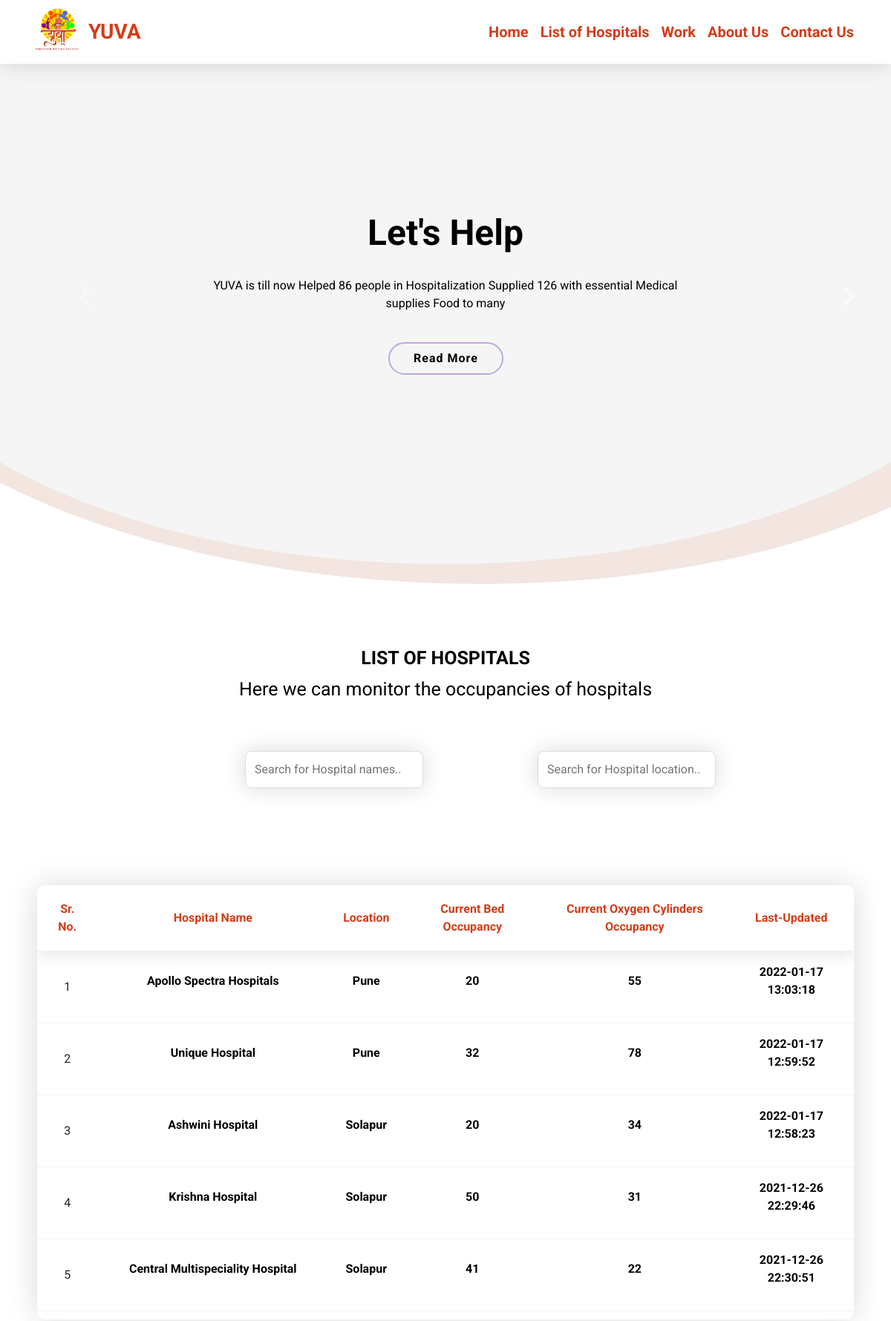
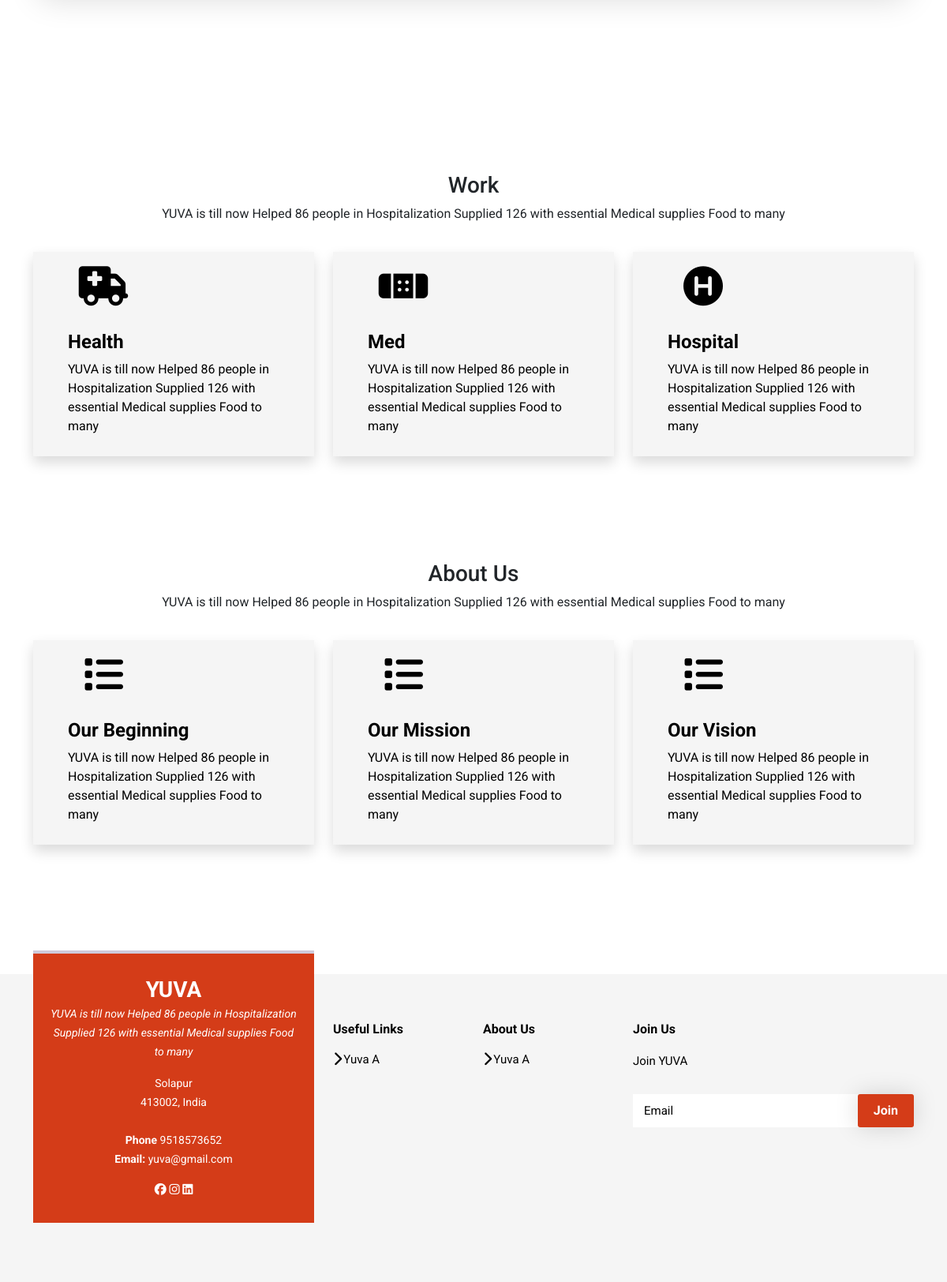
The page / on the database its author committed (2 pictures, top to bottom).
### tables this page shows
CREATE TABLE `alumnus_bio` (
  `id` int(30) NOT NULL,
  `hospitalname` varchar(200) NOT NULL,
  `contactdetail` varchar(200) NOT NULL,
  `city` varchar(200) NOT NULL,
  `state` varchar(10) NOT NULL,
  `pincode` int(10) NOT NULL,
  `address` varchar(100) NOT NULL,
  `beds` int(200) NOT NULL,
  `cyclinders` int(200) NOT NULL,
  `date_created` datetime NOT NULL DEFAULT current_timestamp() ON UPDATE current_timestamp()
);

### index.php (the view, shortened to what this page needs)
<?php
include 'db_connect.php';
?>
<!doctype html>
<html lang="en">
  <head>
    <link rel="stylesheet" href="https://stackpath.bootstrapcdn.com/bootstrap/4.3.1/css/bootstrap.min.css">
    <link
      href="https://cdn.jsdelivr.net/npm/bootstrap@5.0.0-beta2/dist/css/bootstrap.min.css"
      rel="stylesheet"
    />
    <link rel="stylesheet" href="main2.css">
    <link rel="stylesheet" href="https://cdnjs.cloudflare.com/ajax/libs/animate.css/4.1.1/animate.min.css" />
  </head>
  <body>
    <nav class="navbar navbar-expand-lg navbar-light nav-bg fixed-top py-2"id="mainNav">
        <div class="container" id="home">
            <img src="yuva - Copy.png" class="image-fluid" width="70px" alt="">
            <a class="navbar-brand "href="#" style="color: #d43c18; font-weight: bold; font-size: 28px;">&nbspYUVA</a>
            <div class="collapse navbar-collapse"id="myNavbar">
                <ul class="navbar-nav ml-auto my-2my-lg-0">
                    <li class="nav-item"><a class="nav-link" href="#">Home</a></li>
                    <li class="nav-item"><a class="nav-link" href="#hospital">List of Hospitals</a></li>
                    <li class="nav-item"><a class="nav-link" href="#work">Work</a></li>
                    <li class="nav-item"><a class="nav-link" href="#about">About Us</a></li>
                    <li class="nav-item"><a class="nav-link" href="#contact">Contact Us</a></li>
                </ul>
            </div>
        </div>
    </nav>
    <section id="hero" class="d-flex justify-content-center align-items-center">
        <div id="heroCarousel"class="container carousel carousel-fade"
        data-ride="carousel">
      <div class="carousel-item active">
          <div class="carousel-container">
              <h2 class="animate__animated animate__backInDown">
                  Let's<span> Help</span>
              </h2>
              <p class="animate__animated animate__fadeInUP">
                  YUVA is till now
                  Helped 86 people in Hospitalization
                  Supplied 126 with essential Medical supplies
                  Food to many
              </p>
              <a href="#about"class="btn hero-btn animate__animated animate__backInUp">
                  Read More
              </a>
          </div>
      </div>
    <a class="carousel-control-prev"href="#heroCarousel"role="button"
    data-slide="prev">
    <span class="carousel-control-prev-icon fas
    fa-chevron-left"aria-hidden="true"></span>
    </a>
    <a class="carousel-control-next"href="#heroCarousel"role="button"
    data-slide="next">
    <span class="carousel-control-next-icon fas
    fa-chevron-right"aria-hidden="true"></span>
    </a>
        </div>
    </section>
    <br><br><br>
    <h3 style="color: black;font-size: 25px;text-align: center;font-weight: bold;text-transform: uppercase;">List of Hospitals</h3>
    <p style="font-size: 25px;text-align: center;color: black;">Here we can monitor the occupancies of hospitals</p>
    <br><br>
    <input type="text" id="Input_name" onkeyup="HospitalName()" placeholder="Search for Hospital names.." style="border-radius: 8px;box-shadow: 0 0px 30px 0px rgba(0, 0, 0, 0.15);">
    <input type="text" id="Input_location" onkeyup="HospitalLocation()" placeholder="Search for Hospital location.."style="border-radius: 8px;box-shadow: 0 0px 30px 0px rgba(0, 0, 0, 0.15);">
    <br><br>
    <div class="limiter" id="hospital" >
        <div class="container-table100">
            <div class="wrap-table100">
                <div class="table100 ver2 m-b-110">
                    <div class="table100-body js-pscroll">
                        <table id="myTable">
                            <div class="table100-head">
                                <thead>
                                    <tr class="row100 head"style="color: #d43c18;background-color: transparent;padding: 5px;box-shadow: 0 5px 20px 0px rgba(0, 0, 0, 0.1);font-weight: bold;">
                                        <th>Sr. No.</th>
                                        <th>Hospital Name</th>
                                        <th>Location</th>
                                        <th>Current Bed Occupancy</th>
                                        <th>Current Oxygen Cylinders Occupancy</th>
                                        <th>Last-Updated</th>
                                    </tr>
                                </thead>
                           </div>
                            <tbody>
                            <?php
                                $i = 1;
                                $sql = "SELECT id, hospitalname, contactdetail, city, state, pincode, address, beds, cyclinders, date_created FROM alumnus_bio";
                                $result = $conn->query($sql);
                                while($row=$result->fetch_assoc()):
                            ?>
                                <tr>
									<td class="text-center"><?php echo $i++ ?></td>
									<td class=""><a href="map.php?id=<?php echo $row["id"]; ?>">
										 <p>
                                              <b><?php echo ucwords($row['hospitalname']) ?></b></p></a>
									</td>
									<td class=""><a href="map.php?id=<?php echo $row["id"]; ?>">
										 <p> <b><?php echo $row['city'] ?></b></p></a>
									</td>
									<td class=""><a href="map.php?id=<?php echo $row["id"]; ?>">
										 <p> <b><?php echo $row['beds'] ?></b></p></a>
									</td>
									<td class=""><a href="map.php?id=<?php echo $row["id"]; ?>">
										 <p> <b><?php echo $row['cyclinders'] ?></b></p></a>
									</td>
                                    <td class=""><a href="map.php?id=<?php echo $row["id"]; ?>">
										 <p> <b><?php echo $row['date_created'] ?></b></p></a>
									</td>
								</tr>
                                <?php endwhile; ?>
                            </tbody>
                        </table>
                    </div>
                </div>
            </div>
        </div>
    </div>
    <br><br><br><br><section class="mt-3" id="work">
        <div class="work">
            <div class="container">
                <div class="section-title text-center">
                    <h3>Work</h3>
                    <p>
                        YUVA is till now
                        Helped 86 people in Hospitalization
                        Supplied 126 with essential Medical supplies
                        Food to many
                    </p>
                </div>
                <div class="row">
                    <div class="col-md-4">
                        <div class="work-box overlay shadow">
                            <div class="work-icon">
                                <i class="fas fa-ambulance"></i>
                            </div>
                            <h2>Health</h2>
                            <p>
                                YUVA is till now
                                Helped 86 people in Hospitalization
                                Supplied 126 with essential Medical supplies
                                Food to many
                            </p>
                        </div>
                    </div>
                <div class="col-md-4">
                    <div class="work-box overlay shadow">
                        <div class="work-icon">
                            <i class="fas fa-band-aid"></i>
                        </div>
                        <h2>Med</h2>
                        <p>
                            YUVA is till now
                            Helped 86 people in Hospitalization
                            Supplied 126 with essential Medical supplies
                            Food to many
                        </p>
                    </div>
                </div>
                <div class="col-md-4">
                    <div class="work-box overlay shadow">
                        <div class="work-icon">
                            <i class="fas fa-hospital-symbol    "></i>
                        </div>
                        <h2>Hospital</h2>
                        <p>
                            YUVA is till now
                            Helped 86 people in Hospitalization
                            Supplied 126 with essential Medical supplies
                            Food to many
                        </p>
                    </div>
                </div>
                </div>
            </div>
        </div>
    </section>
    <br><br><br><br>
    <section class="mt-3" id="about">
        <div class="About Us">
            <div class="container">
                <div class="section-title text-center">
                    <h3>About Us</h3>
                    <p>
                        YUVA is till now
                        Helped 86 people in Hospitalization
                        Supplied 126 with essential Medical supplies
                        Food to many
                    </p>
                </div>
                <div class="row">
                    <div class="col-md-4">
                        <div class="work-box overlay shadow">
                            <div class="work-icon">
                                <i class="fas fa-list"></i>
                            </div>
                            <h2>Our Beginning</h2>
                            <p>
                                YUVA is till now
                                Helped 86 people in Hospitalization
                                Supplied 126 with essential Medical supplies
                                Food to many
                            </p>
                        </div>
                    </div>
                    <div class="col-md-4">
                        <div class="work-box overlay shadow">
                            <div class="work-icon">
                                <i class="fas fa-list"></i>
                            </div>
                            <h2>Our Mission</h2>
                            <p>
                                YUVA is till now
                                Helped 86 people in Hospitalization
                                Supplied 126 with essential Medical supplies
                                Food to many
                            </p>
                        </div>
                    </div>
                    <div class="col-md-4">
                        <div class="work-box overlay shadow">
                            <div class="work-icon">
                                <i class="fas fa-list"></i>
                            </div>
                            <h2>Our Vision</h2>
                            <p>
                                YUVA is till now
                                Helped 86 people in Hospitalization
                                Supplied 126 with essential Medical supplies
                                Food to many
                            </p>
                        </div>
                    </div>
                </div>
            </div>
        </div>
    </section>
    <br><br><br><br><footer class="footer mt-5">
        <div class="footer-top" id="contact">
            <div class="container">
                <div class="row">
                    <div class="col-lg-4 col-md-6">
                        <div class="footer-des">
                            <h3>YUVA</h3>
                            <p class="pb-3">
                                <em>YUVA is till now
                                Helped 86 people in Hospitalization
                                Supplied 126 with essential Medical supplies
                                Food to many</em>
                            </p>
                            <p>Solapur <br>
                                413002, India <br><br><strong>
                                    Phone
                                </strong>
                                9518573652 <br>
                                <strong>
                                    Email:
                                </strong>
                                yuva@gmail.com<br>
                            </p>
                            <div class="social-link mt-3">
                                <a href=""><i class="fab fa-facebook" style="color: white"></i></a>
                                <a href=""><i class="fab fa-instagram" style="color: white"></i></a>
                                <a href=""><i class="fab fa-linkedin" style="color: white"></i></a>
                            </div>
                        </div>
                    </div>
                    <div class="col-lg-2 col-md-6 footer-links">
                        <h4>Useful Links</h4>
                        <ul>
                            <li>
                                <i class="fas fa-chevron-right"></i>
                                <a href="">Yuva A</a>
                            </li>
                        </ul>
                    </div>
                    <div class="col-lg-2 col-md-6 footer-links">
                        <h4>About Us</h4>
                        <ul>
                            <li>
                                <i class="fas fa-chevron-right"></i>
                                <a href="">Yuva A</a>
                            </li>
                        </ul>
                    </div>
                    <div class="col-lg-4 col-md-6 footer-joinus">
                        <h4>Join Us</h4>
                        <p>
                            Join YUVA
                        </p>
                        <form>
                            <input type="email" name="Email" value="Email">
                            <input type="submit" value="Join">
                        </form>
                    </div>
                </div>
            </div>
        </div>
    </footer>
  </body>
</html>

### rows shown on the page
alumnus_bio: hospitalname "Apollo Spectra Hospitals", city "Pune", beds "20", cyclinders "55", date_created "2022-01-17 13:03:18"
alumnus_bio: hospitalname "Unique Hospital", city "Pune", beds "32", cyclinders "78", date_created "2022-01-17 12:59:52"
alumnus_bio: hospitalname "Ashwini Hospital", city "Solapur", beds "20", cyclinders "34", date_created "2022-01-17 12:58:23"
alumnus_bio: hospitalname "Krishna Hospital", city "Solapur", beds "50", cyclinders "31", date_created "2021-12-26 22:29:46"
alumnus_bio: hospitalname "Central Multispeciality Hospital", city "Solapur", beds "41", cyclinders "22", date_created "2021-12-26 22:30:51"
